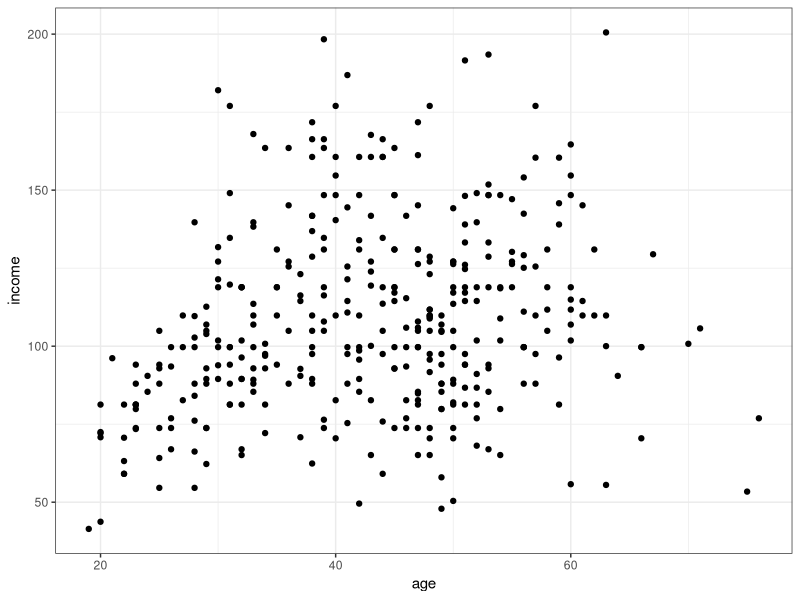
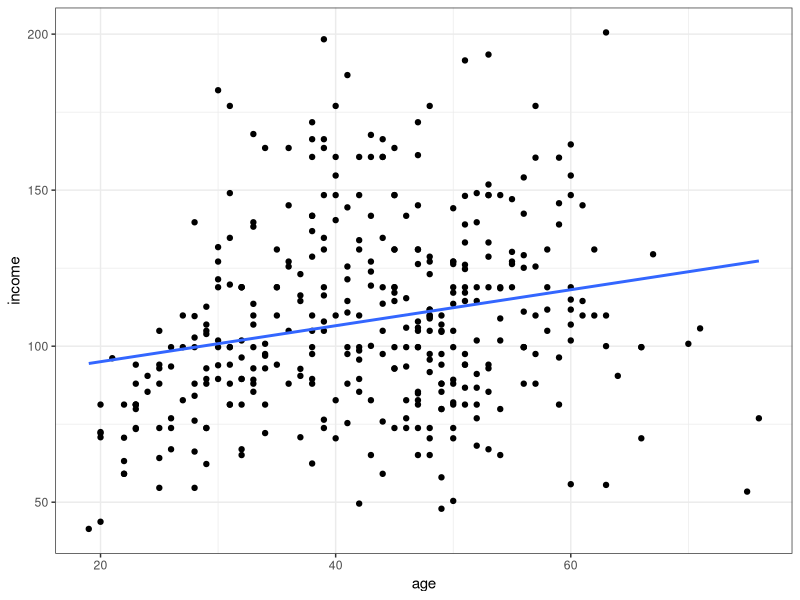
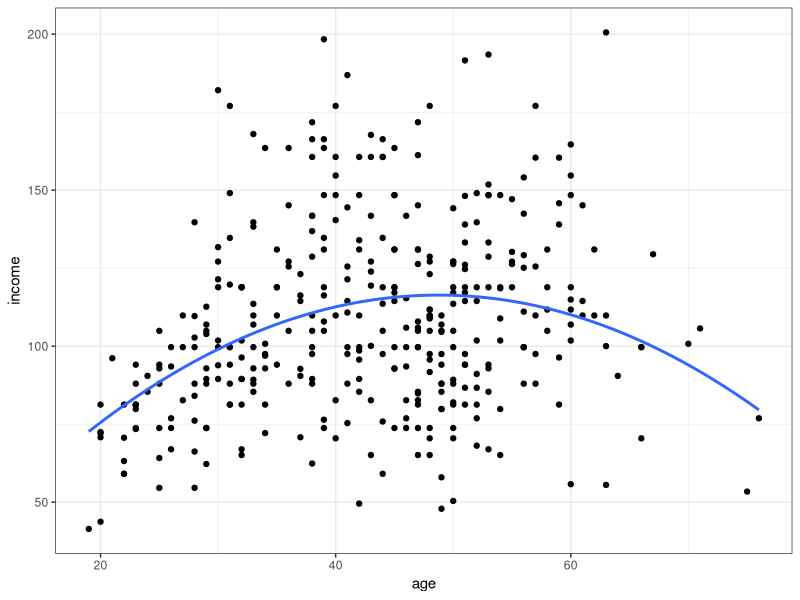
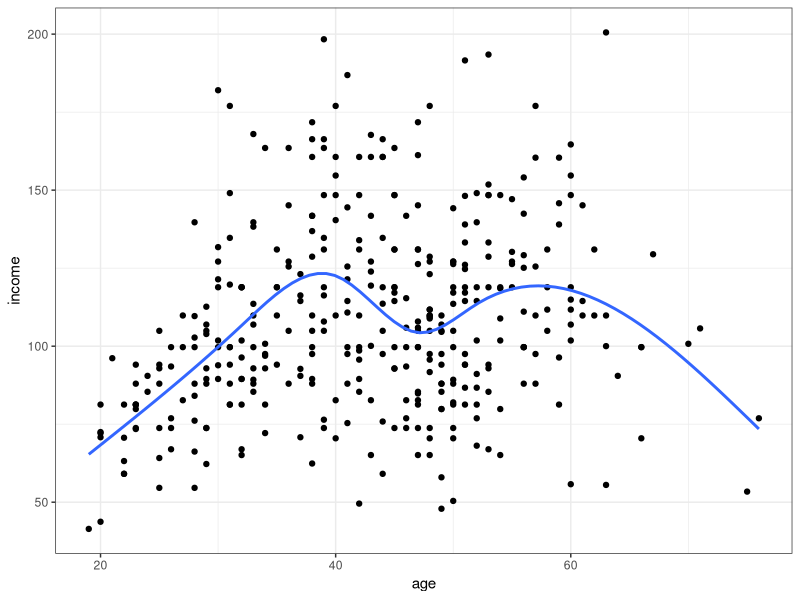
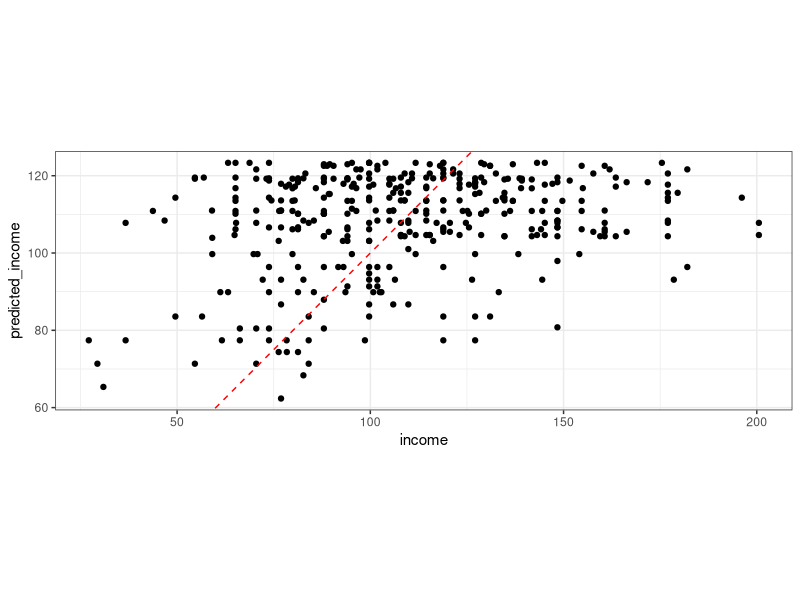
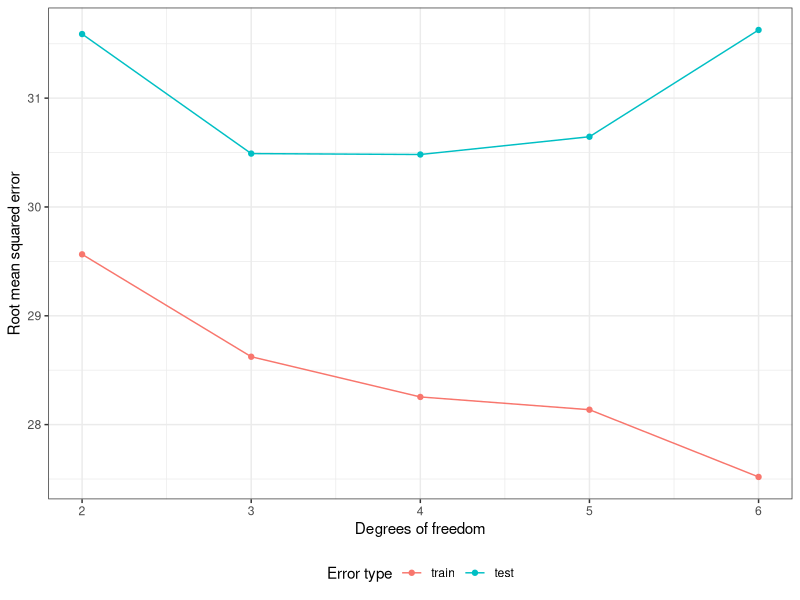
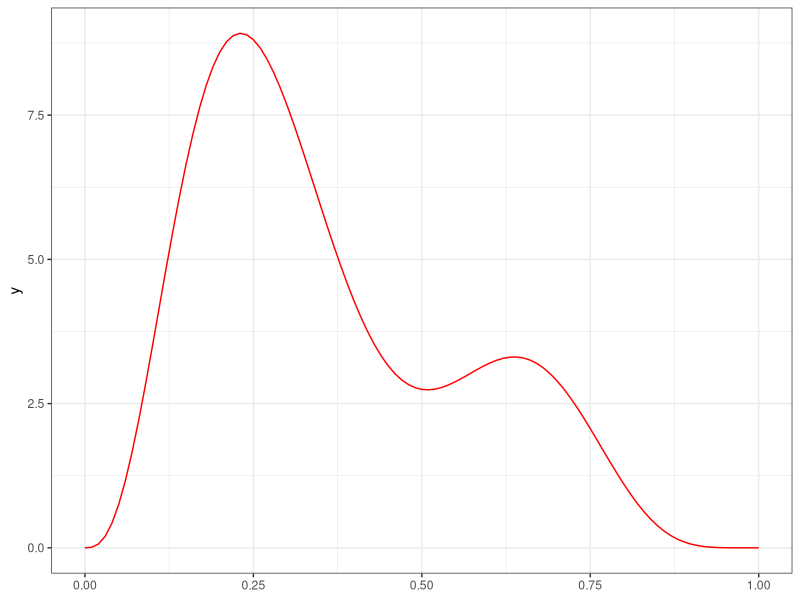

Source code (R) for these figures, in order:
## ---- chunk 1
library(tidyverse)
library(splines)
ggplot2::theme_set(ggplot2::theme_bw()) 
## ---- chunk 2
income <- read_csv("income_data.csv")
income
## ---- chunk 3
income_2007 <- income |>
  filter(year == 2007) |>
  select(-year)
income_2007
## ---- chunk 4
lm(income ~ age, data = income_2007)
## ---- chunk 5
lm(income ~ 1, data = income_2007)
## ---- chunk 6
lm(income ~ age - 1, data = income_2007)
## ---- chunk 7
lm(income ~ poly(age, degree = 2), data = income_2007)
## ---- chunk 8
lm(income ~ ns(age, df = 5), data = income_2007)
## ---- chunk 9
income_2007 |>
  ggplot(aes(x = age, y = income)) +
  geom_point()
## ---- chunk 10
income_2007 |>
  ggplot(aes(x = age, y = income)) +
  geom_point() +
  geom_smooth(
    method = "lm",
    formula = "y ~ x", # NOTE: use y and x instead of income and age!
    se = FALSE
  )
## ---- chunk 11
income_2007 |>
  ggplot(aes(x = age, y = income)) +
  geom_point() +
  geom_smooth(
    method = "lm",
    formula = "y ~ poly(x,2)", # NOTE: use y and x instead of income and age!
    se = FALSE
  )
## ---- chunk 12
income_2007 |>
  ggplot(aes(x = age, y = income)) +
  geom_point() +
  geom_smooth(
    method = "lm",
    formula = "y ~ ns(x, df = 5)", # NOTE: use y and x instead of income and age!
    se = FALSE
  )
## ---- chunk 13
income_2008 <- income |>
  filter(year == 2008) |>
  select(-year)
spline_fit <- lm(income ~ ns(age, df = 5), data = income_2007)
predicted_incomes_2008 <- predict(spline_fit, newdata = income_2008)
head(predicted_incomes_2008)
length(predicted_incomes_2008)
## ---- chunk 14
income_2008 |>
  mutate(predicted_income = predicted_incomes_2008) |>
  ggplot(aes(x = income, y = predicted_income)) +
  geom_point() +
  geom_abline(slope = 1, colour = "red", linetype = "dashed") +
  coord_fixed()
## ---- chunk 15
actual_incomes_2008 <- income_2008$income
sqrt(mean((actual_incomes_2008 - predicted_incomes_2008)^2))
## ---- chunk 16
actual_incomes_2007 <- income_2007$income
fitted_incomes_2007 <- spline_fit$fitted.values
sqrt(mean((fitted_incomes_2007 - actual_incomes_2007)^2))
## ---- chunk 17
num_df_values <- 5
df_values <- 1:num_df_values
train_errors <- numeric(num_df_values)
test_errors <- numeric(num_df_values)
for (i in 1:length(df_values)) {
  df <- df_values[i]
  lm_fit <- lm(income ~ ns(age, df = df), data = income_2007)
  fitted_incomes_2007 <- lm_fit$fitted.values
  predicted_incomes_2008 <- predict(lm_fit, newdata = income_2008)
  actual_incomes_2007 <- income_2007 |> pull(income)
  actual_incomes_2008 <- income_2008 |> pull(income)
  train_errors[i] <- sqrt(mean((fitted_incomes_2007 - actual_incomes_2007)^2))
  test_errors[i] <- sqrt(mean((predicted_incomes_2008 - actual_incomes_2008)^2))
}
## ---- chunk 18
train_errors
## ---- chunk 19
test_errors
## ---- chunk 20
tibble(
  df = df_values + 1,
  error_test = test_errors,
  error_train = train_errors
) |>
  pivot_longer(-df,
    names_to = "Error type",
    names_prefix = "error_",
    values_to = "error"
  ) |>
  mutate(`Error type` = factor(`Error type`, levels = c("train", "test"))) |>
  ggplot(aes(x = df, y = error, colour = `Error type`)) +
  geom_point() +
  geom_line() +
  labs(
    x = "Degrees of freedom",
    y = "Root mean squared error"
  ) +
  theme(legend.position = "bottom")
## ---- chunk 21
f <- function(x) {
  0.2 * x^11 * (10 * (1 - x))^6 + 10 * (10 * x)^3 * (1 - x)^10
}
## ---- chunk 22
ggplot() +
  stat_function(fun = f, colour = "red")
## ---- chunk 23
num_observations <- 500
x <- seq(from = 0, to = 1, length.out = num_observations)
## ---- chunk 24
y <- f(x) + rnorm(n = num_observations, mean = 0, sd = 2)
## ---- chunk 25
data_train <- tibble(x = x, y = y)
data_train
